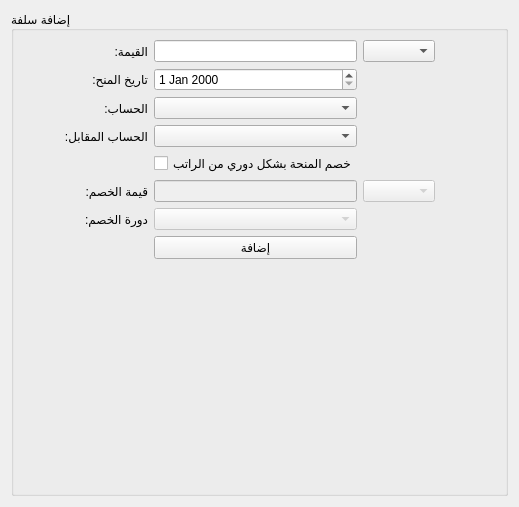
         <widget class="QWidget" name="page_16">
          <property name="geometry">
           <rect>
            <x>0</x>
            <y>0</y>
            <width>519</width>
            <height>507</height>
           </rect>
          </property>
          <attribute name="label">
           <string>سفلة جديدة</string>
          </attribute>
          <layout class="QGridLayout" name="gridLayout_55">
           <item row="0" column="0">
            <widget class="QGroupBox" name="add_loan_groupbox">
             <property name="title">
              <string>إضافة سلفة</string>
             </property>
             <layout class="QGridLayout" name="gridLayout_54">
              <item row="4" column="3">
               <widget class="QCheckBox" name="loan_subtract_checkbox">
                <property name="text">
                 <string>خصم المنحة بشكل دوري من الراتب</string>
                </property>
               </widget>
              </item>
              <item row="1" column="3">
               <widget class="QDateEdit" name="loan_date_input"/>
              </item>
              <item row="5" column="6">
               <spacer name="horizontalSpacer_43">
                <property name="orientation">
                 <enum>Qt::Horizontal</enum>
                </property>
                <property name="sizeHint" stdset="0">
                 <size>
                  <width>36</width>
                  <height>17</height>
                 </size>
                </property>
               </spacer>
              </item>
              <item row="2" column="1">
               <widget class="QLabel" name="label_21">
                <property name="text">
                 <string>الحساب:</string>
                </property>
               </widget>
              </item>
              <item row="7" column="3">
               <widget class="QComboBox" name="loan_subtract_cycle_combobox">
                <property name="enabled">
                 <bool>false</bool>
                </property>
               </widget>
              </item>
              <item row="3" column="3">
               <widget class="QComboBox" name="loan_opposite_account_combobox"/>
              </item>
              <item row="5" column="3">
               <widget class="QLineEdit" name="loan_subtract_value">
                <property name="enabled">
                 <bool>false</bool>
                </property>
               </widget>
              </item>
              <item row="0" column="4">
               <widget class="QComboBox" name="loan_currency_combobox"/>
              </item>
              <item row="5" column="4">
               <widget class="QComboBox" name="loan_subbract_currency_combobox">
                <property name="enabled">
                 <bool>false</bool>
                </property>
               </widget>
              </item>
              <item row="0" column="3">
               <widget class="QLineEdit" name="loan_value_input"/>
              </item>
              <item row="3" column="1">
               <widget class="QLabel" name="label_24">
                <property name="text">
                 <string>الحساب المقابل:</string>
                </property>
               </widget>
              </item>
              <item row="11" column="5">
               <spacer name="verticalSpacer_4">
                <property name="orientation">
                 <enum>Qt::Vertical</enum>
                </property>
                <property name="sizeHint" stdset="0">
                 <size>
                  <width>20</width>
                  <height>40</height>
                 </size>
                </property>
               </spacer>
              </item>
              <item row="0" column="1">
               <widget class="QLabel" name="label_22">
                <property name="text">
                 <string>القيمة:</string>
                </property>
               </widget>
              </item>
              <item row="2" column="0">
               <spacer name="horizontalSpacer_11">
                <property name="orientation">
                 <enum>Qt::Horizontal</enum>
                </property>
                <property name="sizeHint" stdset="0">
                 <size>
                  <width>40</width>
                  <height>20</height>
                 </size>
                </property>
               </spacer>
              </item>
              <item row="10" column="3">
               <widget class="QPushButton" name="add_loan_btn">
                <property name="enabled">
                 <bool>true</bool>
                </property>
                <property name="text">
                 <string>إضافة</string>
                </property>
               </widget>
              </item>
              <item row="5" column="1">
               <widget class="QLabel" name="label_25">
                <property name="text">
                 <string>قيمة الخصم:</string>
                </property>
               </widget>
              </item>
              <item row="2" column="3">
               <widget class="QComboBox" name="loan_account_combobox"/>
              </item>
              <item row="1" column="1">
               <widget class="QLabel" name="label_23">
                <property name="text">
                 <string>تاريخ المنح:</string>
                </property>
               </widget>
              </item>
              <item row="7" column="1">
               <widget class="QLabel" name="label_26">
                <property name="text">
                 <string>دورة الخصم:</string>
                </property>
               </widget>
              </item>
             </layout>
            </widget>
           </item>
          </layout>
         </widget>
